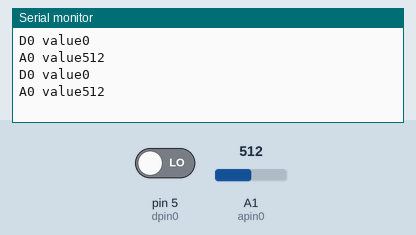
Bench run of a sketch on a simulated Arduino Uno, built with avr-gcc and run on an emulated ATmega328P. On the bench: the last lines printed to the serial monitor. Inputs (shaded band) come from the test bench; at power-on: A1 (apin0) = 512, pin 5 (dpin0) LOW.

Above: at 1.8 s.
1.9 s: A1 (apin0) set to 716
At 2.4 s:
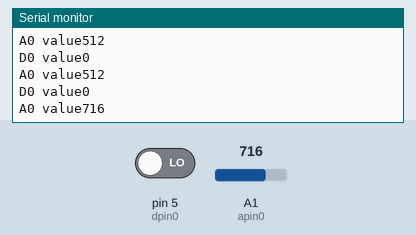
3.4 s: pin 5 (dpin0) driven HIGH
4.9 s: A1 (apin0) set to 900
At 5.8 s:
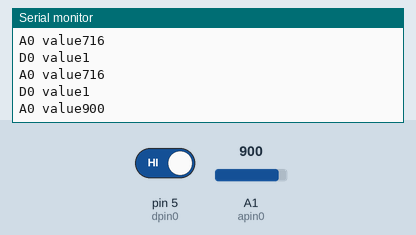
Timing chart, 0 to 7.9 s (numbered marks = the images above; inputs shaded):
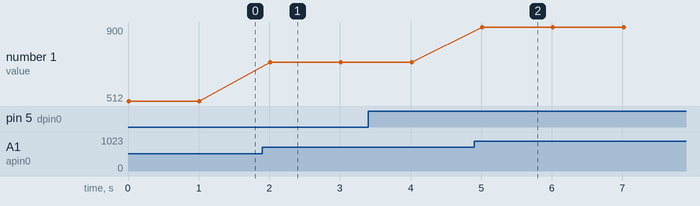

The sketch:

moisture_sensor.ino
```cpp
int dpin0=5;
int apin0=1;
int apinval;
void setup() {
  // put your setup code here, to run once:
  pinMode(dpin0,INPUT);
  Serial.begin(9600);
}

void loop() {
  // put your main code here, to run repeatedly:
  Serial.print("D0 value");
  Serial.println(digitalRead(dpin0));
  Serial.print("A0 value");
  apinval=analogRead(apin0);
  Serial.println(apinval);
  delay(1000);
}
```

Measured:
- after the input at 1.9 s, the serial monitor: prints a new line after 0.11 s (image 1)
- after the input at 4.9 s, the serial monitor: prints a new line after 0.11 s (image 2)
- plotted number 1: 512 → 716 after the input at 1.9 s, 716 → 900 after the input at 4.9 s
